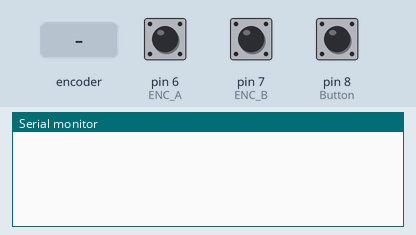
Recording of a sketch running on a simulated Arduino Uno, built with avr-gcc and run on an emulated ATmega328P. On the bench: the last lines printed to the serial monitor. Inputs (shaded band) come from the test bench; at power-on: pin 8 (Button) HIGH, pin 6 (ENC_A) HIGH, pin 7 (ENC_B) HIGH.

Above: at 1.2 s.
1.3 s: rotary encoder on pin 6 (ENC_A) / pin 7 (ENC_B) turned 1 step (first pin leading)
At 2.0 s:
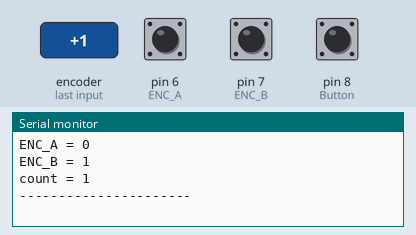
3.0 s: pin 8 (Button) pulled LOW for 0.15 s
At 3.3 s:
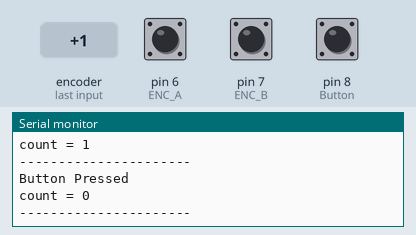
4.6 s: rotary encoder on pin 6 (ENC_A) / pin 7 (ENC_B) turned 3 steps (first pin leading)
At 6.1 s:
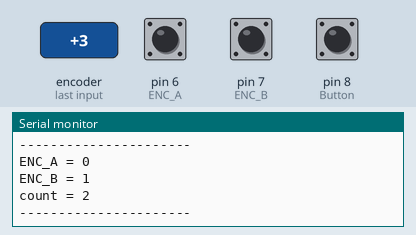
Timing chart, 0 to 7.6 s (numbered marks = the images above; inputs shaded):
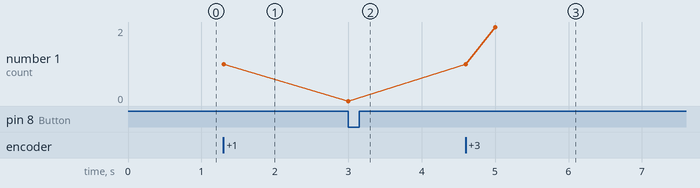

Measured:
- after the input at 1.3 s, the serial monitor: prints a new line at once (image 1)
- after the input at 3.0 s, the serial monitor: prints a new line at once (image 2)
- after the input at 4.6 s, the serial monitor: prints a new line at once (image 3)
- plotted number 1: 0 → 2 after the input at 4.6 s

The sketch:

RotaryEncoder_counter.ino
```cpp
/* Rotary encoder counter
The count gets incremented by one when encoder rotated right
and decremented by one when encoder rotated left.

The count is reset to zero wnen pushbutton is pressed.
*/
#define ENC_A 6
#define ENC_B 7

#define Button 8
int A_val =1;
int B_val = 1;
int count = 0;
//*******************************************************
void setup()
{
  /* Setup encoder pins and pushbutton as inputs */
  pinMode(ENC_A, INPUT);
  digitalWrite(ENC_A, HIGH);
  pinMode(ENC_B, INPUT);
  digitalWrite(ENC_B, HIGH);
  pinMode(Button, INPUT);
  Serial.begin (115200);
}
//******************************************************
void loop()
{
  A_val = digitalRead(ENC_A);                       // read encoder inputs
  B_val = digitalRead(ENC_B);
  if (A_val != B_val){                              // if both are not 1 the encoder was rotated
    Serial.print("ENC_A = "); Serial.println(A_val);
    Serial.print("ENC_B = "); Serial.println(B_val);

    if(A_val == 0 && B_val == 1) count++;          // rotated right
    if(A_val == 1 && B_val == 0) count--;          // rotated left
    Serial.print("count = "); Serial.println(count);
    Serial.println("----------------------");
    delay(400);
}
  if (digitalRead(Button) == false) {             // read pushbutton. if zero button pressed
    Serial.println("Button Pressed");
    count = 0;
    Serial.print("count = "); Serial.println(count);
    Serial.println("----------------------");
    delay(400);
  }

}
```
